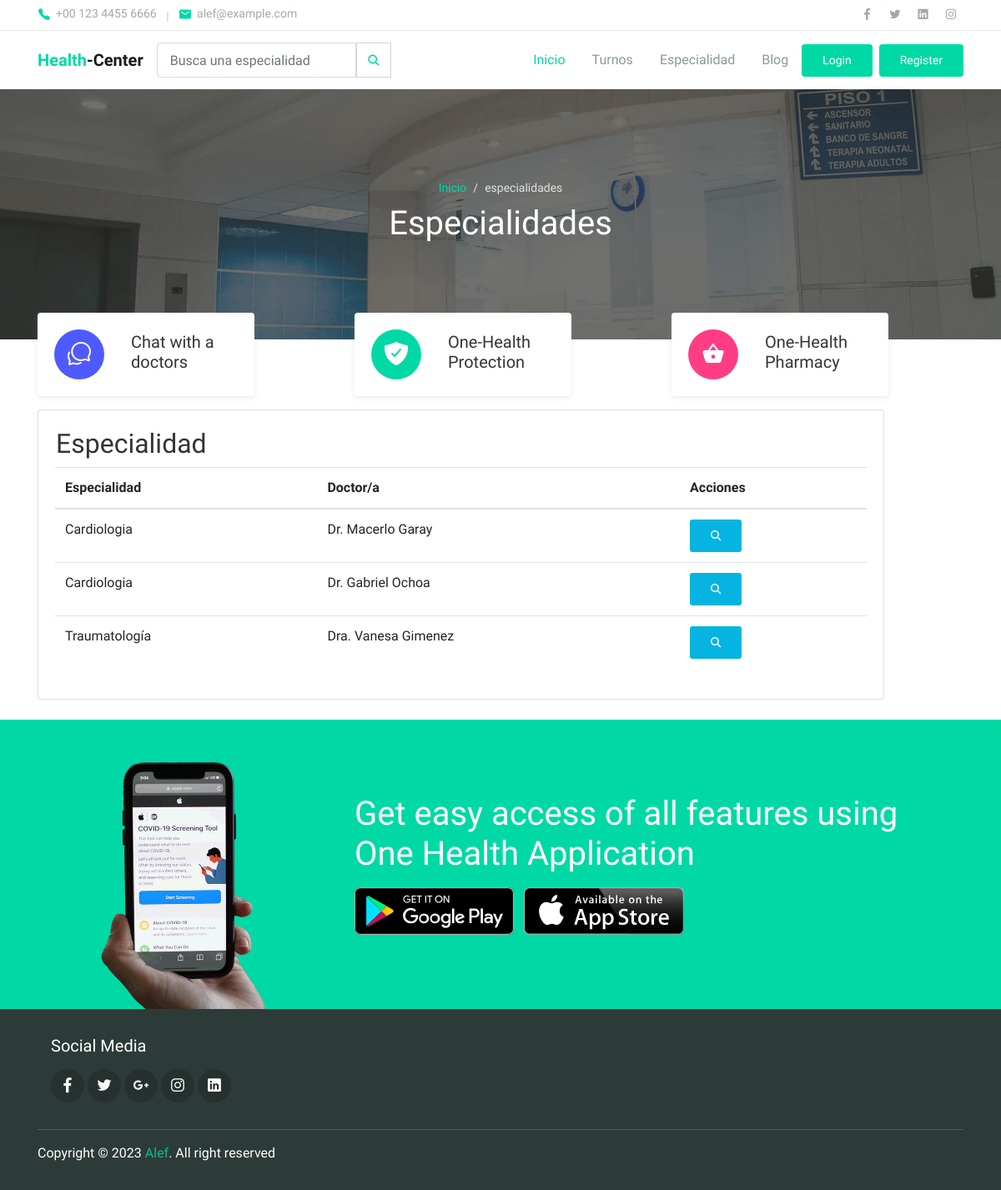
Page /aplicacion/especialidad/ on the earlier database version.
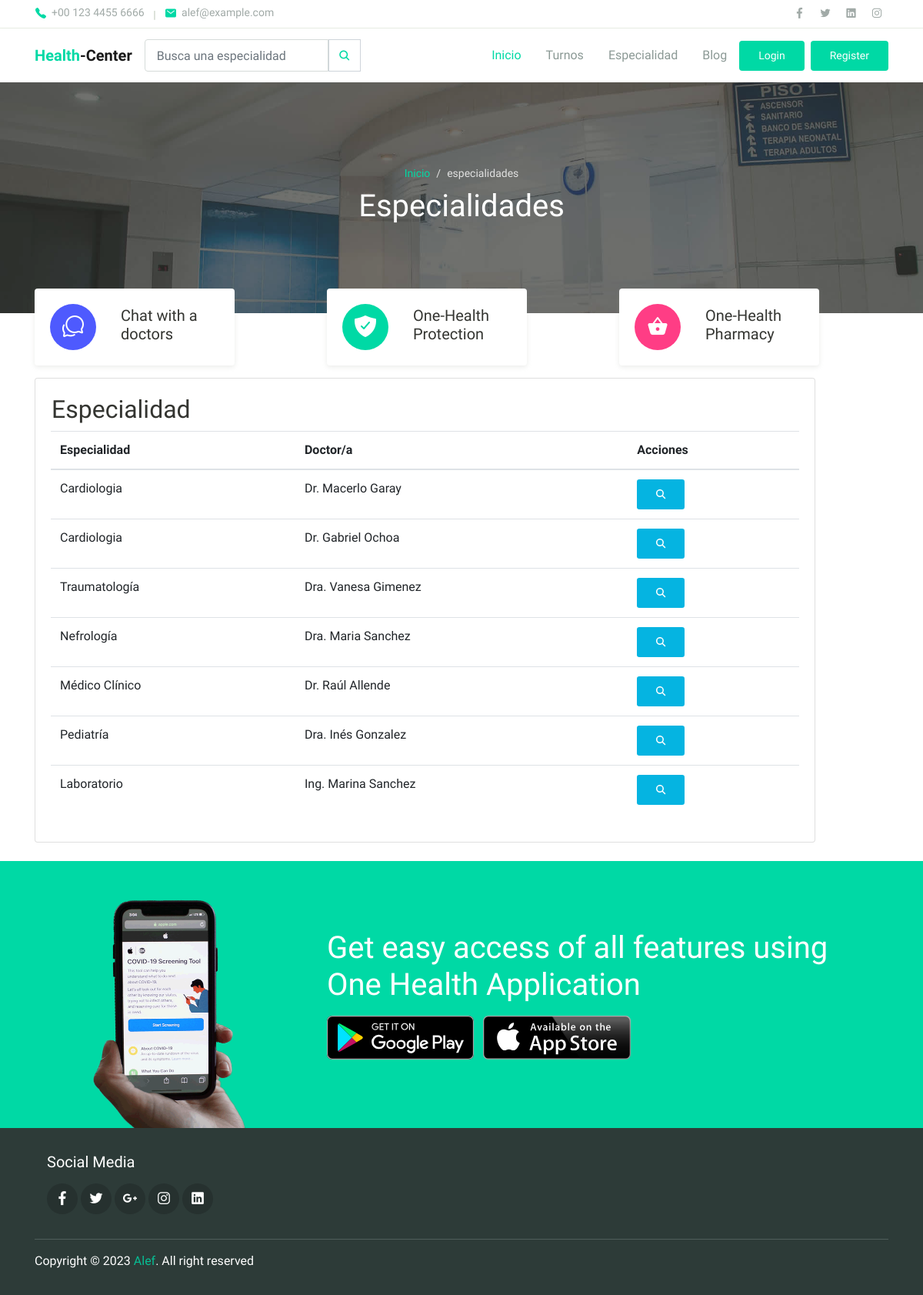
Same page on the later database version.
### aplicacion/models.py (models this page shows, shortened)
class Especialidad (models.Model):
    nombre = models.CharField(max_length=50)
    doctor = models.CharField(max_length=50)

### aplicacion/views.py (the view)
# urls.py: path('especialidad/', EspecialidadList.as_view(), name="especialidad"),
class EspecialidadList(ListView):
    model = Especialidad

### aplicacion/templates/aplicacion/especialidad_list.html (shortened to what this page needs)
{% extends 'aplicacion/base.html' %}
{% load static %}
{% block contenido %}
<div class="page-banner overlay-dark bg-image" style="background-image: url('{% static "aplicacion/assets/img/bg_image_1.jpg" %}');">
  <div class="banner-section">
    <div class="container text-center wow fadeInUp">
      <nav aria-label="Breadcrumb">
        <ol class="breadcrumb breadcrumb-dark bg-transparent justify-content-center py-0 mb-2">
          <li class="breadcrumb-item"><a href="{% url 'inicio' %}">Inicio</a></li>
          <li class="breadcrumb-item active" aria-current="page">especialidades</li>
        </ol>
      </nav>
      <h1 class="font-weight-normal">Especialidades</h1>
    </div>
  </div>
</div>
<div class="page-section py-3 mt-md-n5 custom-index">
  <div class="container">
    <div class="row justify-content-center">
      <div class="col-md-4 py-3 py-md-0">
        <div class="card-service wow fadeInUp">
          <div class="circle-shape bg-secondary text-white">
            <span class="mai-chatbubbles-outline"></span>
          </div>
          <p><span>Chat</span> with a doctors</p>
        </div>
      </div>
      <div class="col-md-4 py-3 py-md-0">
        <div class="card-service wow fadeInUp">
          <div class="circle-shape bg-primary text-white">
            <span class="mai-shield-checkmark"></span>
          </div>
          <p><span>One</span>-Health Protection</p>
        </div>
      </div>
      <div class="col-md-4 py-3 py-md-0">
        <div class="card-service wow fadeInUp">
          <div class="circle-shape bg-accent text-white">
            <span class="mai-basket"></span>
          </div>
          <p><span>One</span>-Health Pharmacy</p>
        </div>
      </div>
    </div>
  </div>
</div>
<div class="container">
  <div class="row">
      <div class="col-md-11 offset-md-0">
          <div class="card">
              <div class="card-body">
                  <table>
                      <tr>
                          <td width="200"><h2>Especialidad</h2></td>
                      </tr>
                  </table>
                  <div style="display: flex; justify-content: center;">
                      <table class="table">
                          <thead>
                              <tr>
                                  <th>Especialidad</th>
                                  <th>Doctor/a</th>
                                  <th>Acciones</th>
                              </tr>
                          </thead>
                          <tbody>
                              {% for p in especialidad_list %}
                              <tr>
                                  <td>{{ p.nombre }}</td>
                                  <td>{{ p.doctor }}</td>
                                  <td>
                                      <a href="{% url 'detail_especialidad' p.id %}" class="btn btn-info btn-sm">
                                          <i class="fas fa-search fa-sm" title="Ampliar info"></i>
                                      </a>
                                  </td>
                              </tr>
                              {% endfor %}
                          </tbody>
                      </table>
                  </div>
              </div>
          </div>
      </div>
  </div>
</div>
<br>
{% endblock contenido %}

### aplicacion/templates/aplicacion/base.html (shortened to what this page needs)
<!DOCTYPE html>
<html lang="es">
<head>
  {% load static %}
  <link href="https://cdn.jsdelivr.net/npm/bootstrap-icons@1.5.0/font/bootstrap-icons.css" rel="stylesheet" type="text/css" />
  <link href="https://cdnjs.cloudflare.com/ajax/libs/simple-line-icons/2.5.5/css/simple-line-icons.min.css" rel="stylesheet" />
  <link rel="stylesheet" href="{% static 'aplicacion/css/maicons.css' %}">
  <link rel="stylesheet" href="{% static 'aplicacion/css/bootstrap.css' %}">
  <link rel="stylesheet" href="{% static 'aplicacion/vendor/owl-carousel/css/owl.carousel.css' %}">
  <link rel="stylesheet" href="{% static 'aplicacion/vendor/animate/animate.css' %}">
  <link rel="stylesheet" href="{% static 'aplicacion/css/theme.css' %}">
</head>
<body>
  <header>
    <div class="topbar">
      <div class="container">
        <div class="row">
          <div class="col-sm-8 text-sm">
            <div class="site-info">
              <a href="#"><span class="mai-call text-primary"></span> +00 123 4455 6666</a>
              <span class="divider">|</span>
              <a href="#"><span class="mai-mail text-primary"></span> alef@example.com</a>
            </div>
          </div>
          <div class="col-sm-4 text-right text-sm">
            <div class="social-mini-button">
              <a href="#"><span class="mai-logo-facebook-f"></span></a>
              <a href="#"><span class="mai-logo-twitter"></span></a>
              <a href="https://www.linkedin.com/in/ale-fer/"><span class="mai-logo-linkedin"></span></a>
              <a href="#"><span class="mai-logo-instagram"></span></a>
            </div>
          </div>
        </div>
      </div>
    </div>
    <nav class="navbar navbar-expand-lg navbar-light shadow-sm">
      <div class="container">
        <a class="navbar-brand" href="{%url 'inicio'%}"><span class="text-primary">Health</span>-Center</a>
        <form action="/aplicacion/buscar2" method="get">
          <div class="input-group input-navbar">
              <input type="text" name="nombre" id="nombre" class="form-control" placeholder="Busca una especialidad" aria-label="Username" aria-describedby="icon-addon1">
              <div class="input-group-prepend">
                  <button class="input-group-text" id="icon-addon1" type="submit">
                      <span class="mai-search"></span>
                  </button>
              </div>
          </div>
      </form>
        <div class="collapse navbar-collapse" id="navbarSupport">
          <ul class="navbar-nav ml-auto">
            <li class="nav-item active">
              <a class="nav-link" href="{% url 'inicio' %}">Inicio</a>
            </li>
            <li class="nav-item">
              <a class="nav-link" href="{% url 'turnos' %}">Turnos</a>
            </li>
            <li class="nav-item">
              <a class="nav-link" href="{% url 'especialidad' %}">Especialidad</a>
            </li>
            <li class="nav-item">
              <a class="nav-link" href="{% url 'lista_posts' %}">Blog</a>
            </li>
            <li class="nav-item" style="display: flex; align-items: center;">
              {% if user.is_authenticated %}
                  <span style="font-size: 12px; color: rgba(110, 128, 122, 0.8); margin-right: 10px;">¡Bienvenido {{ user.username|upper }}!</span>
                  <img src="{{ request.session.avatar }}" alt="{{ user.username|upper }}" style="width: 40px; height: 40px; border-radius: 50%; margin-right: 10px;">
                  <a class="btn btn-primary" href="{% url 'logout' %}">Salir</a>
              {% else %}
                  <a class="btn btn-primary mr-2" href="{% url 'login' %}">Login</a>
                  <a class="btn btn-primary" href="{% url 'register' %}">Register</a>
              {% endif %}
          </li>
          </ul>
        </div>
      </div>
    </nav>
  </header>
  {% block contenido %}{% endblock contenido %}
  <div class="page-section banner-home bg-image" style;"background-image: url('{% static 'aplicacion/assets/img/banner-pattern.svg' %}')">
    <div class="container py-5 py-lg-0">
      <div class="row align-items-center">
        <div class="col-lg-4 wow zoomIn">
          <div class="img-banner d-none d-lg-block">
            <img src="{% static 'aplicacion/assets/img/mobile_app.png' %}" alt="">
          </div>
        </div>
        <div class="col-lg-8 wow fadeInRight">
          <h1 class="font-weight-normal mb-3">Get easy access of all features using One Health Application</h1>
          <a href="#"><img src="{% static 'aplicacion/assets/img/google_play.svg' %}" alt=""></a>
          <a href="#" class="ml-2"><img src="{% static 'aplicacion/assets/img/app_store.svg' %}" alt=""></a>
        </div>
      </div>
    </div>
  </div>
  <footer class="page-footer">
    <div class="container">
      <div class="row px-md-3">
        <div class="col-sm-6 col-lg-6 py-3">
          <h5 class="mt-3">Social Media</h5>
          <div class="footer-sosmed mt-3">
            <a href="#" target="_blank"><span class="mai-logo-facebook-f"></span></a>
            <a href="#" target="_blank"><span class="mai-logo-twitter"></span></a>
            <a href="#" target="_blank"><span class="mai-logo-google-plus-g"></span></a>
            <a href="#" target="_blank"><span class="mai-logo-instagram"></span></a>
            <a href="#" target="_blank"><span class="mai-logo-linkedin"></span></a>
          </div>
        </div>
      </div>
      <hr>
      <p id="copyright">Copyright &copy; 2023 <a href="#" target="_blank">Alef</a>. All right reserved</p>
    </div>
  </footer>
</body>
</html>

Differences in the rows shown:
added Especialidad: nombre "Nefrología", doctor "Dra. Maria Sanchez"
added Especialidad: nombre "Médico Clínico", doctor "Dr. Raúl Allende"
added Especialidad: nombre "Pediatría", doctor "Dra. Inés Gonzalez"
added Especialidad: nombre "Laboratorio", doctor "Ing. Marina Sanchez"
